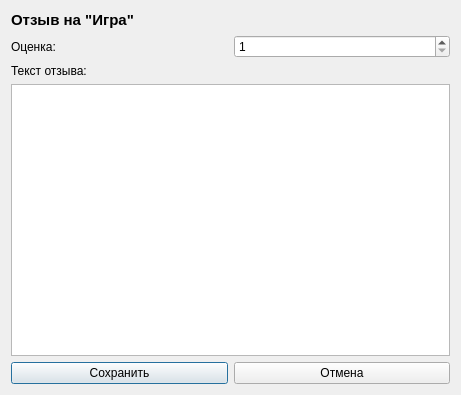
<?xml version="1.0" encoding="UTF-8"?>
<ui version="4.0">
 <class>ReviewDialog</class>
 <widget class="QDialog" name="ReviewDialog">
  <property name="geometry">
   <rect>
    <x>0</x>
    <y>0</y>
    <width>461</width>
    <height>395</height>
   </rect>
  </property>
  <property name="windowTitle">
   <string>Dialog</string>
  </property>
  <layout class="QVBoxLayout" name="verticalLayout">
   <item>
    <widget class="QLabel" name="label">
     <property name="font">
      <font>
       <pointsize>11</pointsize>
       <bold>true</bold>
      </font>
     </property>
     <property name="text">
      <string>Отзыв на &quot;Игра&quot;</string>
     </property>
     <property name="margin">
      <number>5</number>
     </property>
    </widget>
   </item>
   <item>
    <layout class="QHBoxLayout" name="horizontalLayout">
     <item>
      <widget class="QLabel" name="ratingLabel">
       <property name="text">
        <string>Оценка:</string>
       </property>
      </widget>
     </item>
     <item>
      <widget class="QSpinBox" name="ratingSpinBox">
       <property name="minimum">
        <number>1</number>
       </property>
       <property name="maximum">
        <number>10</number>
       </property>
      </widget>
     </item>
    </layout>
   </item>
   <item>
    <widget class="QLabel" name="label_3">
     <property name="text">
      <string>Текст отзыва:</string>
     </property>
    </widget>
   </item>
   <item>
    <widget class="QTextEdit" name="contentField"/>
   </item>
   <item>
    <layout class="QHBoxLayout" name="horizontalLayout_2">
     <item>
      <widget class="QPushButton" name="saveButton">
       <property name="text">
        <string>Сохранить</string>
       </property>
      </widget>
     </item>
     <item>
      <widget class="QPushButton" name="cancelButton">
       <property name="text">
        <string>Отмена</string>
       </property>
      </widget>
     </item>
    </layout>
   </item>
  </layout>
 </widget>
 <resources/>
 <connections/>
</ui>
